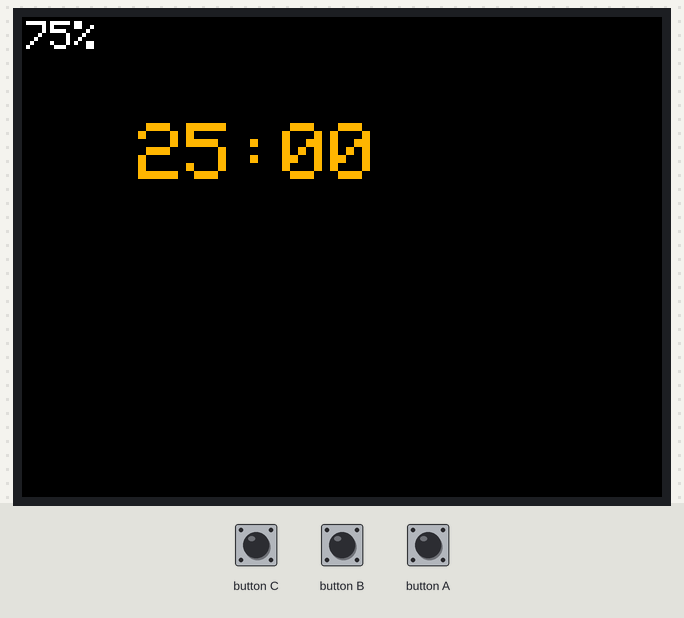
Recording of a program running on a simulated ESP32-S3. Parts: 320×240 colour display. The test bench sets the inputs (shaded band).

Above: at 1.3 s.
1.4 s: button B pressed for 0.15 s
At 2.0 s:
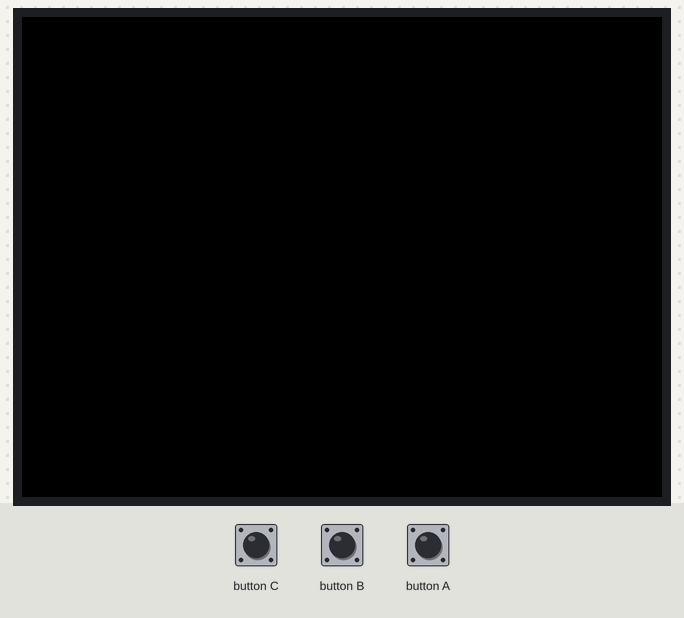
3.6 s: button A pressed for 0.15 s
At 5.0 s:
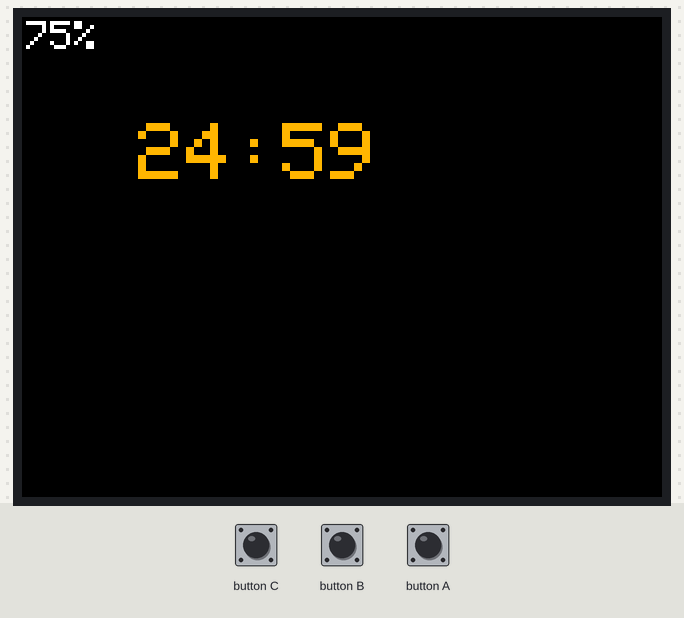
6.7 s: button B pressed for 1 s
At 8.2 s:
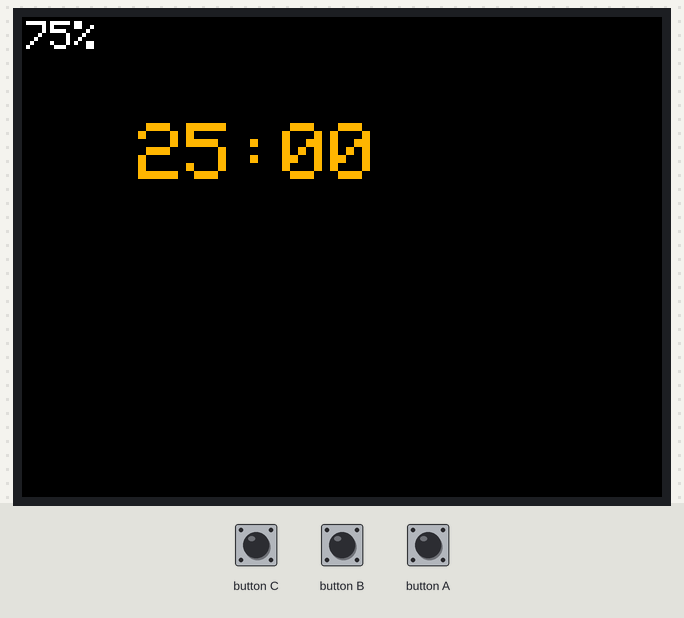
9.2 s: button A pressed for 1 s
At 12.1 s:
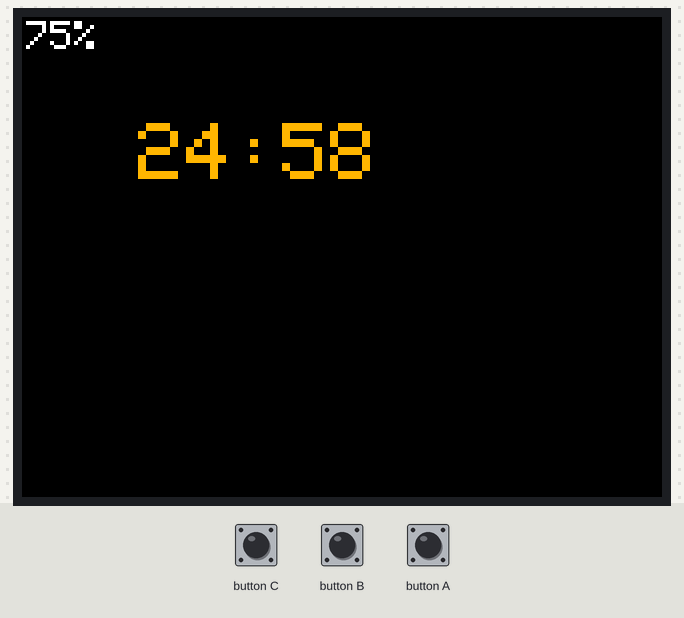
Timing chart, 0 to 13.6 s (numbered marks = the images above; inputs shaded):
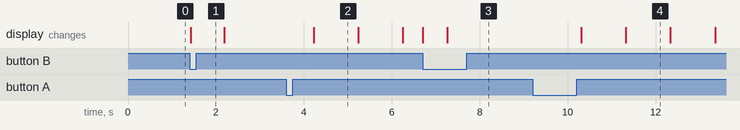

Measured:
- after the input at 1.4 s, the display: changes at once (image 1)
- after the input at 3.6 s, the display: changes after 0.62 s (image 2)
- after the input at 6.7 s, the display: first changes at once (image 3 shows a later state)
- after the input at 9.2 s, the display: first changes after 1.1 s (image 4 shows a later state)
- what the display in image 2 shows lasts 1.0 s, from 4.2 s to 5.2 s

The program:

main.cpp
```cpp
#include <driver/rtc_io.h>
#include <esp_sleep.h>
#include <freertos/FreeRTOS.h>
#include <freertos/task.h>
#include <nvs.h>
#include <nvs_flash.h>

#include "M5GFX.h"
#include "M5Unified.h"

#define POMODORO_INTERVAL_MINS 25
#define SLEEP_INTERVAL_US 1000000ULL
#define SLEEP_INTERVAL_MS 1000U
#define IDLE_TIMEOUT_MS 10000U
#define NVS_NAMESPACE "timer"
#define NVS_KEY "state"

typedef struct {
  uint8_t minutes;
  uint8_t seconds;
  bool timer_running;
  bool timer_elapsed;
} timer_state_t;

bool backlight_enabled;
bool blink_enabled;
timer_state_t state = {POMODORO_INTERVAL_MINS, 0, false, false};
uint32_t last_active;
uint32_t last_blink;

static const char* time_format_string = " %02d:%02d";

void save_state() {
  puts("Save state to NVS");
  nvs_handle_t handle;
  if (nvs_open(NVS_NAMESPACE, NVS_READWRITE, &handle) == ESP_OK) {
    nvs_set_blob(handle, NVS_KEY, &state, sizeof(state));
    nvs_commit(handle);
    nvs_close(handle);
  }
}

void load_state() {
  puts("Load state from NVS");
  nvs_handle_t handle;
  size_t required_size = sizeof(state);
  if (nvs_open(NVS_NAMESPACE, NVS_READONLY, &handle) == ESP_OK) {
    if (nvs_get_blob(handle, NVS_KEY, &state, &required_size) != ESP_OK) {
      puts("Setting default state because nvs_get_blob failed");
      state = {POMODORO_INTERVAL_MINS, 0, false, false};
    }
    nvs_close(handle);
  }
}

void enter_deep_sleep() {
  save_state();
  M5.Lcd.setBrightness(0);
  rtc_gpio_init(GPIO_NUM_11);
  rtc_gpio_pullup_en(GPIO_NUM_11);
  rtc_gpio_pulldown_dis(GPIO_NUM_11);
  rtc_gpio_init(GPIO_NUM_12);
  rtc_gpio_pullup_en(GPIO_NUM_12);
  rtc_gpio_pulldown_dis(GPIO_NUM_12);
  esp_sleep_enable_timer_wakeup(SLEEP_INTERVAL_US);
  esp_sleep_enable_ext1_wakeup((1ULL << GPIO_NUM_11) | (1ULL << GPIO_NUM_12),
                               ESP_EXT1_WAKEUP_ANY_LOW);
  esp_deep_sleep_start();
}

void toggle_timer() { state.timer_running = !state.timer_running; }

void reset_timer() {
  state = {POMODORO_INTERVAL_MINS, 0, false, false};
  M5.Lcd.clearDisplay(TFT_BLACK);
}

void tick_timer() {
  if (state.seconds == 0) {
    state.seconds = 59;
    if (state.minutes == 0) {
      state = {POMODORO_INTERVAL_MINS, 0, false, true};
    } else {
      state.minutes--;
    }
  } else {
    state.seconds--;
  }
}

void poll_input() {
  M5.update();
  bool btnA = M5.BtnA.wasPressed();
  bool btnB = M5.BtnB.wasPressed();

  if (btnA) toggle_timer();
  if (btnB) reset_timer();
  if (btnA || btnB) last_active = M5.millis();
}

void draw_screen() {
  uint8_t battery_pct = M5.Power.getBatteryLevel();

  if (backlight_enabled || state.timer_elapsed) {
    M5.Lcd.setBrightness(40);
  } else {
    M5.Lcd.setBrightness(0);
  }

  M5.Lcd.setTextSize(2);
  M5.Lcd.setTextColor(TFT_WHITE);
  M5.Lcd.fillRect(2, 2, 62, 20, state.timer_elapsed ? TFT_RED : TFT_BLACK);
  M5.Lcd.setCursor(2, 2);
  M5.Lcd.printf("%d%%", battery_pct);

  if (state.timer_elapsed) {
    uint32_t current_millis = M5.millis();

    if (current_millis - last_blink > 1000) {
      blink_enabled = !blink_enabled;
      last_blink = current_millis;
    }

    M5.Lcd.fillRect(58, 67 - 14, 240 - 58, 135 - 67 - 14, TFT_RED);
    if (blink_enabled) {
      M5.Lcd.setTextSize(4);
      M5.Lcd.setTextColor(TFT_WHITE);
      M5.Lcd.setCursor(58, 67 - 14);
      M5.Lcd.print("00:00");
    }
  } else {
    M5.Lcd.setTextSize(4);
    M5.Lcd.setTextColor(TFT_ORANGE);
    M5.Lcd.fillRect(34, 67 - 14, 240 - 32, 135 - 67 - 14, TFT_BLACK);
    M5.Lcd.setCursor(34, 67 - 14);
    M5.Lcd.printf(time_format_string, state.minutes, state.seconds);
  }
}

void drawing_task(void* args) {
  while (true) {
    uint32_t started = M5.millis();

    draw_screen();

    uint32_t elapsed = M5.millis() - started;

    vTaskDelay(pdMS_TO_TICKS(SLEEP_INTERVAL_MS - elapsed));
  }

  vTaskDelete(NULL);
}

void timer_task(void* args) {
  while (true) {
    uint32_t started = M5.millis();

    bool was_elapsed = state.timer_elapsed;

    if (state.timer_running) {
      tick_timer();
    }

    if (!was_elapsed && state.timer_elapsed) {
      M5.Lcd.clearDisplay(TFT_RED);
    }

    backlight_enabled =
        (M5.millis() - last_active <= IDLE_TIMEOUT_MS) || state.timer_elapsed;

    if (!backlight_enabled) {
      enter_deep_sleep();
    }

    uint32_t elapsed = M5.millis() - started;

    vTaskDelay(pdMS_TO_TICKS(SLEEP_INTERVAL_MS - elapsed));
  }

  vTaskDelete(NULL);
}

void input_task(void* args) {
  while (true) {
    poll_input();

    vTaskDelay(pdMS_TO_TICKS(50));
  }

  vTaskDelete(NULL);
}

extern "C" void app_main() {
  M5.begin();
  M5.Lcd.setRotation(1);
  M5.Lcd.setBrightness(0);

  // handle filled/corrupt NVS data by reformatting
  esp_err_t ret = nvs_flash_init();
  if (ret == ESP_ERR_NVS_NO_FREE_PAGES ||
      ret == ESP_ERR_NVS_NEW_VERSION_FOUND) {
    nvs_flash_erase();
    nvs_flash_init();
  }

  // if woken up from sleep, restore state
  esp_sleep_wakeup_cause_t wakeup_cause = esp_sleep_get_wakeup_cause();
  if (wakeup_cause != ESP_SLEEP_WAKEUP_UNDEFINED) {
    rtc_gpio_deinit(GPIO_NUM_11);
    rtc_gpio_deinit(GPIO_NUM_12);
    load_state();
  }

  if (wakeup_cause == ESP_SLEEP_WAKEUP_TIMER) {
    // tick the timer if it is running
    if (state.timer_running) {
      tick_timer();
    }
    // timer not elapsed: save and go back to sleep
    if (!state.timer_elapsed) {
      enter_deep_sleep();
    } else {
      // timer elapsed: set last_active so the idle timeout works correctly
      M5.Lcd.clearDisplay(TFT_RED);
      last_active = M5.millis();
    }
  } else if (wakeup_cause == ESP_SLEEP_WAKEUP_EXT1) {
    // button press woke the device: turn screen on
    last_active = M5.millis();
  }

  // start
  xTaskCreatePinnedToCore(timer_task, "timer", 4096, nullptr, 10, nullptr, 1);
  xTaskCreatePinnedToCore(drawing_task, "drawing", 4096, nullptr, 10, nullptr,
                          0);
  xTaskCreate(input_task, "input", 4096, nullptr, 11, nullptr);
}
```
